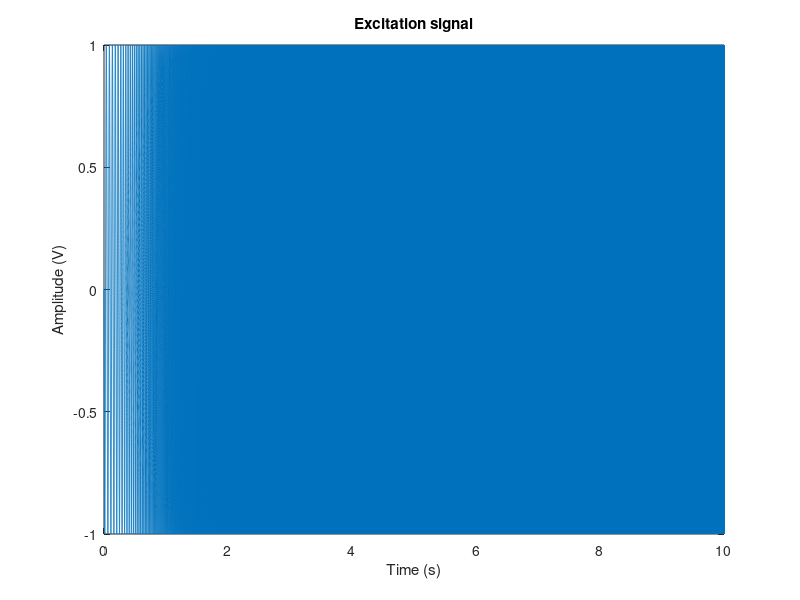

Here is the MATLAB script that generated this plot: (Note: this script raises an error after producing the figure.)
close all
clear

%% parameters

Fs=44100; % sampling frequency
T=10; % measurement time in s

F_low = 20; % low frequency limit (Hz)
F_high = 5000; % high frequency limit (Hz)

time=linspace(0,T,Fs*T)'; % time for signal 
N=length(time); % number of samples

folder = '20190322_duct';
savename='case4';


%% Build output signal

% chirp
sig=chirp(time,F_low,T,F_high,'quadratic',90);

% frequency filtered white noise
% s_wn = 2*rand(N,1)-1;
% d = fdesign.lowpass('Fp,Fst,Ap,Ast',F_high/Fs*2,F_high/Fs*2*1.5,1,40);
% Hd = design(d,'equiripple');
% b=coeffs(Hd);
% s_wn_filt = fftfilt(b.Numerator,s_wn);
% sig = s_wn_filt/max(abs(s_wn_filt)); % amplitude max = ratio


%% plot output signal
figure
plot(time,sig)

xlabel('Time (s)')
ylabel('Amplitude (V)')
title('Excitation signal')


%% Data Acquisition Session

% create session
s = daq.createSession('ni');

% To get the list of devices connected to the
% computer, type "daq.reset", and then "daq.getDevices"
% Look at the derive list and choose right device.
device='Dev1';

% Add Input Channels to Session
addAnalogInputChannel(s,device,'ai0','Voltage'); % mic1
addAnalogInputChannel(s,device,'ai1','Voltage'); % mic2
addAnalogInputChannel(s,device,'ai2','Voltage'); % mic3
addAnalogInputChannel(s,device,'ai3','Voltage'); % mic4
addAnalogInputChannel(s,device,'ai4','Voltage'); % loudspeaker


names = {'mic1','mic2','mic3','mic4','loudspeaker'};

mic_gain = 1/0.0316; % (Pa/V)

scaling(1) = mic_gain; 
scaling(2) = mic_gain; 
scaling(3) = mic_gain; 
scaling(4) = mic_gain; 
scaling(5) = 1; %(V/V)
N_chan=length(names);


% Add output Channels to Session
addAnalogOutputChannel(s,device,'ao0','Voltage');

% Set session properties
s.Rate = Fs; % sampling rate

% send the output signal to the right output
queueOutputData(s,sig);

% lauch measurement
[data,time] = s.startForeground;


%% plot time signals

for n = 1:length(names)
figure(10+n);
plot(time,data(:,n));
xlabel('Time (secs)');
ylabel('measured amplitude (V)')
legend(names{n})
end


%% save data

for n = 1:size(data,2)
    data(:,n) = data(:,n)*scaling(n);
end

mkdir(folder);
save([folder '/' savename],'data','time','names');
